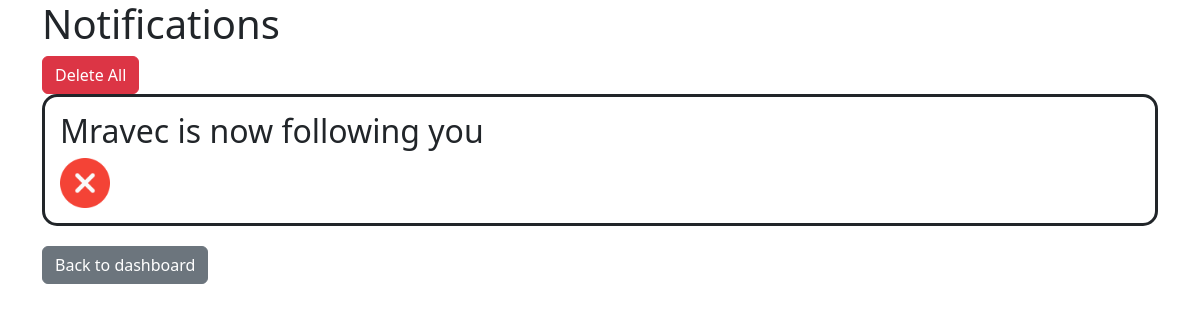
The app's page /notifications/5, older data.
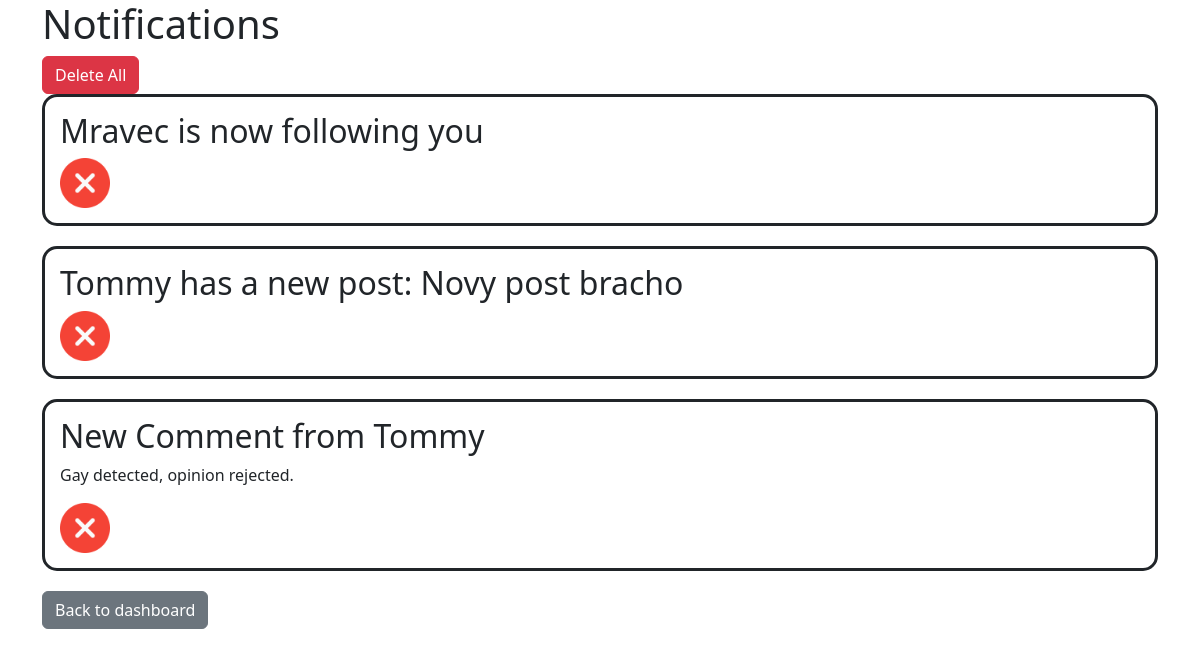
The same page, newer data.
### stations/models.py (models this page shows, shortened)
class Notification(models.Model):
    NOTIFICATION_TYPES = (
        ('new_follower', 'New Follower'),
        ('new_comment', 'New Comment'),
        ('new_post', 'New Post'),
    )
    notification_type = models.CharField(max_length=20, choices=NOTIFICATION_TYPES)
    sender = models.ForeignKey(AppUser, on_delete=models.CASCADE, related_name='sender')
    receiver = models.ForeignKey(AppUser, on_delete=models.CASCADE, related_name='receiver')
    post = models.ForeignKey(Post, on_delete=models.CASCADE, blank=True, null=True)
    comment = models.ForeignKey(Comment, on_delete=models.CASCADE, blank=True, null=True)
    date = models.DateTimeField(auto_now_add=True)
    is_seen = models.BooleanField(default=False)

class AppUser(models.Model):
    name = models.CharField(max_length=30)
    surname = models.CharField(max_length=30)
    email = models.EmailField()
    username = models.CharField(max_length=40)
    password = models.CharField(max_length=40)
    profile_picture = models.ImageField(upload_to='assets/', null=True, blank=True)
    def __str__(self):
        return f'{self.username}'

class Post(models.Model):
    user = models.ForeignKey(AppUser, on_delete=models.CASCADE)
    title = models.CharField(max_length=100)
    body = models.TextField()
    created = models.DateTimeField(auto_now_add=True)

class Comment(models.Model):
    post = models.ForeignKey(Post, on_delete=models.CASCADE)
    user = models.ForeignKey(AppUser, on_delete=models.CASCADE)
    body = models.TextField()

### stations/views.py (the view)
# urls.py: path('notifications/<int:user_id>', views.notifications, name='notifications'),
def notifications(request, user_id):
    user = AppUser.objects.get(id=user_id)
    user_notifications = Notification.objects.filter(receiver=user)
    return render(request, 'stations/notifications.html', {'notifications': user_notifications, 'user': user})

### templates/stations/notifications.html (shortened to what this page needs)
<!DOCTYPE html>
<html lang="en">
<head>
    {% load bootstrap5 %}
    {% bootstrap_css %}
    {% load static %}
</head>
<body>
    <div class="container">
        <h1>Notifications</h1>
        <a href="{% url 'delete_all_notifications' user.id %}" class="btn btn-danger">Delete All</a>
        {% for notification in notifications %}
            <div class="card">
                {% if notification.notification_type == 'new_comment' %}
                    <h2>New Comment from {{ notification.sender }}</h2>
                    <p>{{ notification.comment.body }}</p>
                {% elif notification.notification_type == 'new_post' %}
                    <h2>{{ notification.sender }} has a new post: {{ notification.post.title }}</h2>
                {% elif notification.notification_type == 'new_follower' %}
                    <h2>{{ notification.sender }} is now following you</h2>
                {% endif %}
                <a href="{% url 'delete_notification' notification.id %}"><img src="{% static 'remove.png' %}" alt="Delete icon" style="width: 50px; height: 50px"></a>
            </div>
        {% empty %}
            <p>No notifications.</p>
        {% endfor %}
        <a href="{% url 'login_with_id' user.id %}" class="btn btn-secondary">Back to dashboard</a>
    </div>
</body>
</html>

Row changes from the older to the newer data that the page shows:
added Notification: sender "Tommy", post "Novy post bracho"
added Notification: sender "Tommy", comment.body "Gay detected, opinion rejected."
